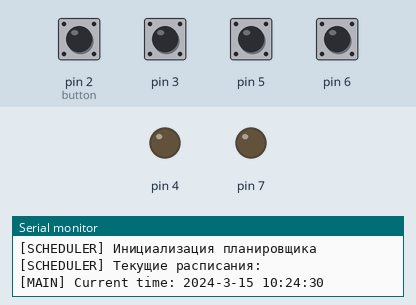
The program below on a simulated Arduino Uno, built with avr-gcc and run on an emulated ATmega328P. Parts: output pins drawn as LEDs (lit = HIGH), the last lines printed to the serial monitor. Inputs (shaded band) come from the test bench; at power-on: pin 2 (button), pin 3, pin 5, pin 6 HIGH. The local clock reads 2024-03-15 10:24:30 at power-on unless the program sets it.

Above: at 1.4 s.
1.5 s: pin 2 (button) pulled LOW for 1 s
At 2.8 s:
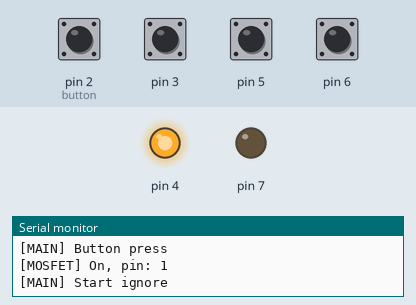
4.0 s: pin 5 pulled LOW for 1 s
At 4.7 s:
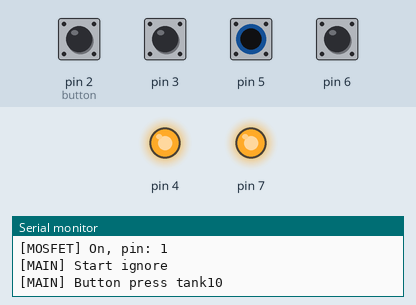
6.5 s: pin 3 pulled LOW for 1 s
At 7.3 s:
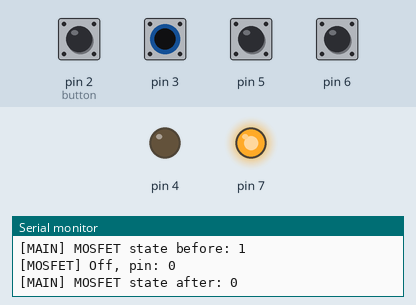
9.0 s: pin 6 pulled LOW for 1 s
At 10.4 s:
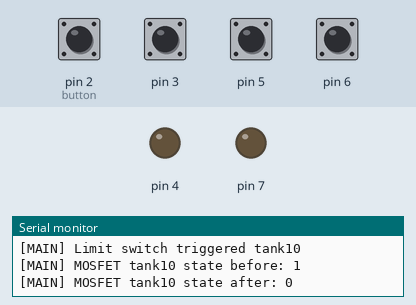
11.5 s: pin 2 (button) pulled LOW for 0.15 s
At 12.2 s:
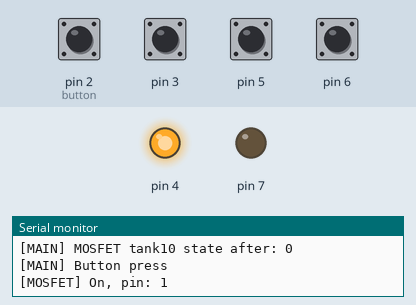
13.1 s: pin 5 pulled LOW for 0.15 s
At 14.7 s:
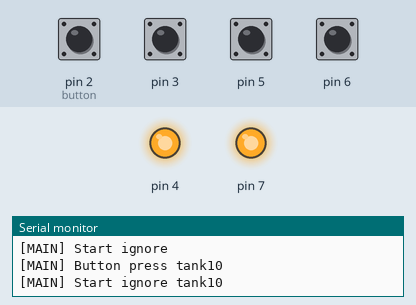
Timing chart, 0 to 15.7 s (numbered marks = the images above; inputs shaded):
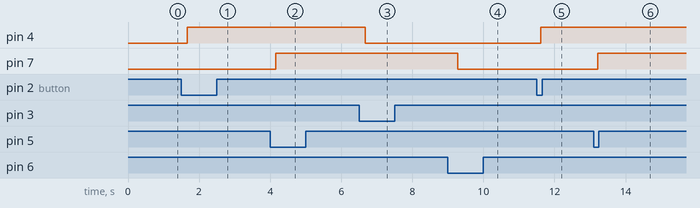

Measured:
- after the input at 1.5 s, pin 4: LOW → HIGH after 0.16 s
- after the input at 4.0 s, pin 7: LOW → HIGH after 0.16 s
- after the input at 6.5 s, pin 4: HIGH → LOW after 0.18 s
- after the input at 9.0 s, pin 7: HIGH → LOW after 0.27 s
- after the input at 11.5 s, pin 4: LOW → HIGH after 0.11 s
- after the input at 13.1 s, pin 7: LOW → HIGH after 0.11 s

The program:

main.cpp
```cpp
#include <Arduino.h>
#include "components/clock/clock.hpp"
#include "components/button/button.hpp"
#include "components/limit_switch/limit_switch.hpp"
#include "components/mosfet/mosfet.hpp"
#include "components/button_tank10/button_tank10.hpp"
#include "components/limit_switch_tank10/limit_switch_tank10.hpp"
#include "components/mosfet_tank10/mosfet_tank10.hpp"
#include "blocks/scheduler/scheduler.hpp"

// Инициализация компонентов
Clock clock;
Button button(2); // Пин 2 для кнопки
LimitSwitch limitSwitch(3); // Пин 3 для концевика
Mosfet mosfet(4); // Пин 4 для MOSFET
ButtonTank10 buttonTank10(5); // Пин 5 для кнопки tank10
LimitSwitchTank10 limitSwitchTank10(6); // Пин 6 для концевика tank10
MosfetTank10 mosfetTank10(7); // Пин 7 для MOSFET tank10
Scheduler scheduler;

// Тестовый режим
const bool TEST_MODE = false;
const unsigned long MOSFET_DELAY = 1000; // Задержка после включения MOSFET в мс
const unsigned long MOSFET_OFF_DELAY = 200; // Задержка после выключения MOSFET в мс
const unsigned long LIMIT_IGNORE_TIME = 5000; // Время игнорирования концевика в мс
const unsigned long SCHEDULE_CHECK_INTERVAL = 45000; // Интервал проверки расписания в мс

// Таймеры
unsigned long _limitIgnoreStartTime = 0;
bool _isLimitIgnored = false;
unsigned long _limitIgnoreStartTimeTank10 = 0;
bool _isLimitIgnoredTank10 = false;
unsigned long _lastScheduleCheck = 0;

void setup() {
    Serial.begin(9600);
    Serial.println(F("[MAIN] Init"));

    clock.init();
    button.init();
    limitSwitch.init();
    mosfet.init();
    buttonTank10.init();
    limitSwitchTank10.init();
    mosfetTank10.init();
    scheduler.init(&clock, &mosfet, &mosfetTank10);

    // Установка времени
    // DateTime currentTime(2025, 1, 1, 12, 0, 0);
    // clock.setTime(currentTime);

    // Добавляем расписание для основного бака
    // Понедельник
    scheduler.addSchedule(9, 0, 1, 1);
    scheduler.addSchedule(19, 0, 1, 1);

    // Вторник
    scheduler.addSchedule(9, 0, 2, 1);
    scheduler.addSchedule(19, 0, 2, 1);

    // Среда
    scheduler.addSchedule(9, 0, 3, 1);
    scheduler.addSchedule(19, 0, 3, 1);

    // Четверг
    scheduler.addSchedule(9, 0, 4, 1);
    scheduler.addSchedule(19, 0, 4, 1);

    // Пятница
    scheduler.addSchedule(9, 0, 5, 1);
    scheduler.addSchedule(19, 0, 5, 1);

    // Воскресенье
    scheduler.addSchedule(9, 0, 0, 1);
    scheduler.addSchedule(19, 0, 0, 1);

    // Добавляем расписание для tank10
    // Понедельник
    scheduler.addSchedule(20, 0, 1, 2);

    // Вторник
    scheduler.addSchedule(20, 0, 2, 2);

    // Среда
    scheduler.addSchedule(20, 0, 3, 2);

    // Четверг
    scheduler.addSchedule(20, 0, 4, 2);

    // Пятница
    scheduler.addSchedule(20, 0, 5, 2);

    // Воскресенье
    scheduler.addSchedule(20, 0, 0, 2);

    // Выводим текущее время
    DateTime now = clock.getTime();
    Serial.print(F("[MAIN] Current time: "));
    Serial.print(now.year());
    Serial.print(F("-"));
    Serial.print(now.month());
    Serial.print(F("-"));
    Serial.print(now.day());
    Serial.print(F(" "));
    Serial.print(now.hour());
    Serial.print(F(":"));
    Serial.print(now.minute());
    Serial.print(F(":"));
    Serial.println(now.second());
}

void loop() {
    unsigned long currentTime = millis();

    // Проверка таймера игнорирования концевика
    if (_isLimitIgnored && (currentTime - _limitIgnoreStartTime) > LIMIT_IGNORE_TIME) {
        _isLimitIgnored = false;
        Serial.println(F("[MAIN] End ignore"));
    }

    if (_isLimitIgnoredTank10 && (currentTime - _limitIgnoreStartTimeTank10) > LIMIT_IGNORE_TIME) {
        _isLimitIgnoredTank10 = false;
        Serial.println(F("[MAIN] End ignore tank10"));
    }

    if (TEST_MODE) {
        // Тест кнопки и MOSFET для основного бака
        if (button.isPressed() && !mosfet.isOn()) {
            Serial.println(F("[MAIN] Button press"));
            mosfet.turnOn();
            delay(MOSFET_DELAY);
            limitSwitch.reset();
            _limitIgnoreStartTime = currentTime;
            _isLimitIgnored = true;
            Serial.println(F("[MAIN] Start ignore"));
        }

        // Тест концевика для основного бака
        if (!_isLimitIgnored && mosfet.isOn() && limitSwitch.isTriggered()) {
            Serial.println(F("[MAIN] Limit switch triggered"));
            Serial.print(F("[MAIN] MOSFET state before: "));
            Serial.println(mosfet.isOn());
            mosfet.turnOff();
            Serial.print(F("[MAIN] MOSFET state after: "));
            Serial.println(mosfet.isOn());
        }

        // Тест кнопки и MOSFET для tank10
        if (buttonTank10.isPressed() && !mosfetTank10.isOn()) {
            Serial.println(F("[MAIN] Button press tank10"));
            mosfetTank10.turnOn();
            delay(MOSFET_DELAY);
            limitSwitchTank10.reset();
            _limitIgnoreStartTimeTank10 = currentTime;
            _isLimitIgnoredTank10 = true;
            Serial.println(F("[MAIN] Start ignore tank10"));
        }

        // Тест концевика для tank10
        if (!_isLimitIgnoredTank10 && mosfetTank10.isOn() && limitSwitchTank10.isTriggered()) {
            Serial.println(F("[MAIN] Limit switch triggered tank10"));
            Serial.print(F("[MAIN] MOSFET tank10 state before: "));
            Serial.println(mosfetTank10.isOn());
            mosfetTank10.turnOff();
            Serial.print(F("[MAIN] MOSFET tank10 state after: "));
            Serial.println(mosfetTank10.isOn());
        }

        // Тест расписания с интервалом
        if ((currentTime - _lastScheduleCheck) >= SCHEDULE_CHECK_INTERVAL) {
            _lastScheduleCheck = currentTime;

            // Проверка основного бака
            if (scheduler.shouldActivate(1)) {
                Serial.println(F("[MAIN] Schedule main tank"));
                mosfet.turnOn();
                delay(MOSFET_DELAY);
                limitSwitch.reset();
                _limitIgnoreStartTime = currentTime;
                _isLimitIgnored = true;
                Serial.println(F("[MAIN] Start ignore"));
            }

            // Проверка tank10
            if (scheduler.shouldActivate(2)) {
                Serial.println(F("[MAIN] Schedule tank10"));
                mosfetTank10.turnOn();
                delay(MOSFET_DELAY);
                limitSwitchTank10.reset();
                _limitIgnoreStartTimeTank10 = currentTime;
                _isLimitIgnoredTank10 = true;
                Serial.println(F("[MAIN] Start ignore tank10"));
            }
        }
    } else {
        // Нормальный режим работы
        // Обработка основного бака
        if (button.isPressed() && !mosfet.isOn()) {
            Serial.println(F("[MAIN] Button press"));
            mosfet.turnOn();
            delay(MOSFET_DELAY);
            limitSwitch.reset();
            _limitIgnoreStartTime = currentTime;
            _isLimitIgnored = true;
            Serial.println(F("[MAIN] Start ignore"));
        }

        if (!_isLimitIgnored && mosfet.isOn() && limitSwitch.isTriggered()) {
            Serial.println(F("[MAIN] Limit switch triggered"));
            Serial.print(F("[MAIN] MOSFET state before: "));
            Serial.println(mosfet.isOn());
            mosfet.turnOff();
            Serial.print(F("[MAIN] MOSFET state after: "));
            Serial.println(mosfet.isOn());
        }

        // Обработка tank10
        if (buttonTank10.isPressed() && !mosfetTank10.isOn()) {
            Serial.println(F("[MAIN] Button press tank10"));
            mosfetTank10.turnOn();
            delay(MOSFET_DELAY);
            limitSwitchTank10.reset();
            _limitIgnoreStartTimeTank10 = currentTime;
            _isLimitIgnoredTank10 = true;
            Serial.println(F("[MAIN] Start ignore tank10"));
        }

        if (!_isLimitIgnoredTank10 && mosfetTank10.isOn() && limitSwitchTank10.isTriggered()) {
            Serial.println(F("[MAIN] Limit switch triggered tank10"));
            Serial.print(F("[MAIN] MOSFET tank10 state before: "));
            Serial.println(mosfetTank10.isOn());
            mosfetTank10.turnOff();
            Serial.print(F("[MAIN] MOSFET tank10 state after: "));
            Serial.println(mosfetTank10.isOn());
        }

        // Проверка расписания с интервалом
        if ((currentTime - _lastScheduleCheck) >= SCHEDULE_CHECK_INTERVAL) {
            _lastScheduleCheck = currentTime;

            // Проверка основного бака
            if (scheduler.shouldActivate(1)) {
                Serial.println(F("[MAIN] Schedule main tank"));
                mosfet.turnOn();
                delay(MOSFET_DELAY);
                limitSwitch.reset();
                _limitIgnoreStartTime = currentTime;
                _isLimitIgnored = true;
                Serial.println(F("[MAIN] Start ignore"));
            }

            // Проверка tank10
            if (scheduler.shouldActivate(2)) {
                Serial.println(F("[MAIN] Schedule tank10"));
                mosfetTank10.turnOn();
                delay(MOSFET_DELAY);
                limitSwitchTank10.reset();
                _limitIgnoreStartTimeTank10 = currentTime;
                _isLimitIgnoredTank10 = true;
                Serial.println(F("[MAIN] Start ignore tank10"));
            }
        }
    }
    delay(100);
}
```

button.hpp
```cpp
#pragma once

#include <Arduino.h>

class Button {
private:
    uint8_t _pin;
    bool _lastState;
    unsigned long _lastDebounceTime;
    const unsigned long _debounceDelay = 50;

public:
    Button(uint8_t pin) : _pin(pin), _lastState(false), _lastDebounceTime(0) {}

    void init() {
        pinMode(_pin, INPUT_PULLUP);
        Serial.println("[BUTTON] Инициализация кнопки");
    }

    bool isPressed() {
        bool currentState = digitalRead(_pin) == LOW;

        if (currentState != _lastState) {
            _lastDebounceTime = millis();
        }

        if ((millis() - _lastDebounceTime) > _debounceDelay) {
            if (currentState) {
                _lastState = currentState;
                return true;
            }
        }

        _lastState = currentState;
        return false;
    }
}; 
```

clock.hpp
```cpp
#pragma once

#include <RTClib.h>

class Clock {
private:
    RTC_DS1307 _rtc;

public:
    Clock() {}

    void init() {
        Serial.println("[CLOCK] Инициализация часов DS1307");
        if (!_rtc.begin()) {
            Serial.println("[CLOCK] Ошибка инициализации RTC");
            return;
        }

        if (!_rtc.isrunning()) {
            Serial.println("[CLOCK] RTC не запущен, устанавливаем время по умолчанию");
            _rtc.adjust(DateTime(F(__DATE__), F(__TIME__)));
        }
    }

    DateTime getTime() {
        return _rtc.now();
    }

    void setTime(const DateTime& dt) {
        Serial.print("[CLOCK] Установка времени: ");
        Serial.print(dt.hour());
        Serial.print(":");
        Serial.println(dt.minute());
        _rtc.adjust(dt);
    }

    uint8_t getDayOfWeek() {
        return _rtc.now().dayOfTheWeek();
    }
}; 
```

limit_switch.hpp
```cpp
#pragma once

#include <Arduino.h>

class LimitSwitch {
private:
    uint8_t _pin;
    bool _lastState;

public:
    LimitSwitch(uint8_t pin) : _pin(pin), _lastState(false) {}

    void init() {
        pinMode(_pin, INPUT_PULLUP);
        _lastState = digitalRead(_pin) == LOW;
        Serial.println(F("[LIMIT_SWITCH] Init"));
    }

    void reset() {
        _lastState = digitalRead(_pin) == LOW;
    }

    bool isTriggered() {
        bool currentState = digitalRead(_pin) == LOW;
        if (currentState != _lastState) {
            _lastState = currentState;
            return currentState;
        }
        return false;
    }
}; 
```

mosfet.hpp
```cpp
#pragma once

#include <Arduino.h>

class Mosfet {
private:
    uint8_t _pin;
    bool _isOn;

public:
    Mosfet(uint8_t pin) : _pin(pin), _isOn(false) {}

    void init() {
        pinMode(_pin, OUTPUT);
        digitalWrite(_pin, LOW);
        Serial.print(F("[MOSFET] Init pin "));
        Serial.println(_pin);
    }

    void turnOn() {
        digitalWrite(_pin, HIGH);
        _isOn = true;
        Serial.print(F("[MOSFET] On, pin: "));
        Serial.println(digitalRead(_pin));
    }

    void turnOff() {
        digitalWrite(_pin, LOW);
        _isOn = false;
        Serial.print(F("[MOSFET] Off, pin: "));
        Serial.println(digitalRead(_pin));
    }

    bool isOn() const {
        return digitalRead(_pin) == HIGH;
    }
}; 
```

scheduler.cpp
```cpp
#include "blocks/scheduler/scheduler.hpp"

Scheduler::Scheduler() : _clock(nullptr), _mosfet(nullptr), _mosfetTank10(nullptr), _scheduleCount(0) {}

const char* getDayName(uint8_t day) {
    switch(day) {
        case 0: return "Воскресенье";
        case 1: return "Понедельник";
        case 2: return "Вторник";
        case 3: return "Среда";
        case 4: return "Четверг";
        case 5: return "Пятница";
        case 6: return "Суббота";
        default: return "Неизвестный день";
    }
}

void Scheduler::init(Clock* clock, Mosfet* mosfet, MosfetTank10* mosfetTank10) {
    _clock = clock;
    _mosfet = mosfet;
    _mosfetTank10 = mosfetTank10;

    Serial.println(F("[SCHEDULER] Инициализация планировщика"));
    Serial.println(F("[SCHEDULER] Текущие расписания:"));

    for (uint8_t i = 0; i < _scheduleCount; i++) {
        Serial.print(F("[SCHEDULER] Бак "));
        Serial.print(_schedules[i].tankId);
        Serial.print(F(": "));
        Serial.print(_schedules[i].hour);
        Serial.print(F(":"));
        Serial.print(_schedules[i].minute);
        Serial.print(F(" День недели: "));
        Serial.println(getDayName(_schedules[i].dayOfWeek));
    }
}

void Scheduler::addSchedule(uint8_t hour, uint8_t minute, uint8_t dayOfWeek, uint8_t tankId) {
    if (_scheduleCount < MAX_SCHEDULES) {
        _schedules[_scheduleCount] = {hour, minute, dayOfWeek, tankId};
        _scheduleCount++;
    }
}

bool Scheduler::shouldActivate(uint8_t tankId) {
    if (!_clock || !_mosfet || !_mosfetTank10) return false;

    DateTime now = _clock->getTime();
    uint8_t currentDay = now.dayOfTheWeek();
    uint8_t currentHour = now.hour();
    uint8_t currentMinute = now.minute();

    // Вывод расписаний для текущего дня
    Serial.println(F("[SCHEDULER] Расписания на сегодня:"));
    for (uint8_t i = 0; i < _scheduleCount; i++) {
        if (_schedules[i].dayOfWeek == currentDay) {
            Serial.print(F("[SCHEDULER] Бак "));
            Serial.print(_schedules[i].tankId);
            Serial.print(F(": "));
            Serial.print(_schedules[i].hour);
            Serial.print(F(":"));
            Serial.println(_schedules[i].minute);
        }
    }

    for (uint8_t i = 0; i < _scheduleCount; i++) {
        if (_schedules[i].tankId == tankId &&
            _schedules[i].dayOfWeek == currentDay &&
            _schedules[i].hour == currentHour &&
            _schedules[i].minute == currentMinute) {

            if (tankId == 1 && !_mosfet->isOn()) {
                return true;
            } else if (tankId == 2 && !_mosfetTank10->isOn()) {
                return true;
            }
        }
    }

    return false;
} 
```

scheduler.hpp
```cpp
#pragma once

#include <Arduino.h>
#include "components/clock/clock.hpp"
#include "components/mosfet/mosfet.hpp"
#include "components/mosfet_tank10/mosfet_tank10.hpp"

struct Schedule {
    uint8_t hour;
    uint8_t minute;
    uint8_t dayOfWeek;
    uint8_t tankId; // 1 - основной бак, 2 - tank10
};

class Scheduler {
private:
    Clock* _clock;
    Mosfet* _mosfet;
    MosfetTank10* _mosfetTank10;
    static const uint8_t MAX_SCHEDULES = 32;
    Schedule _schedules[MAX_SCHEDULES];
    uint8_t _scheduleCount;

public:
    Scheduler();
    void init(Clock* clock, Mosfet* mosfet, MosfetTank10* mosfetTank10);
    void addSchedule(uint8_t hour, uint8_t minute, uint8_t dayOfWeek, uint8_t tankId);
    bool shouldActivate(uint8_t tankId);
}; 
```

button_tank10.cpp
```cpp
#include "button_tank10.hpp"

ButtonTank10::ButtonTank10(uint8_t pin) : _pin(pin), _lastState(HIGH), _lastDebounceTime(0) {}

void ButtonTank10::init() {
    pinMode(_pin, INPUT_PULLUP);
}

bool ButtonTank10::isPressed() {
    bool currentState = digitalRead(_pin);

    if (currentState != _lastState) {
        _lastDebounceTime = millis();
    }

    if ((millis() - _lastDebounceTime) > DEBOUNCE_DELAY) {
        if (currentState == LOW) {
            _lastState = currentState;
            return true;
        }
    }

    _lastState = currentState;
    return false;
} 
```

button_tank10.hpp
```cpp
#pragma once

#include <Arduino.h>

class ButtonTank10 {
private:
    uint8_t _pin;
    bool _lastState;
    unsigned long _lastDebounceTime;
    static const unsigned long DEBOUNCE_DELAY = 50;

public:
    ButtonTank10(uint8_t pin);
    void init();
    bool isPressed();
}; 
```

limit_switch_tank10.cpp
```cpp
#include "limit_switch_tank10.hpp"

LimitSwitchTank10::LimitSwitchTank10(uint8_t pin) : _pin(pin), _lastState(false) {}

void LimitSwitchTank10::init() {
    pinMode(_pin, INPUT_PULLUP);
    _lastState = digitalRead(_pin) == LOW;
}

bool LimitSwitchTank10::isTriggered() {
    bool currentState = digitalRead(_pin) == LOW;
    if (currentState != _lastState) {
        _lastState = currentState;
        return currentState;
    }
    return false;
}

void LimitSwitchTank10::reset() {
    _lastState = digitalRead(_pin) == LOW;
} 
```

limit_switch_tank10.hpp
```cpp
#pragma once

#include <Arduino.h>

class LimitSwitchTank10 {
private:
    uint8_t _pin;
    bool _lastState;

public:
    LimitSwitchTank10(uint8_t pin);
    void init();
    bool isTriggered();
    void reset();
}; 
```

mosfet_tank10.cpp
```cpp
#include "mosfet_tank10.hpp"

MosfetTank10::MosfetTank10(uint8_t pin) : _pin(pin), _isOn(false) {}

void MosfetTank10::init() {
    pinMode(_pin, OUTPUT);
    digitalWrite(_pin, LOW);
}

void MosfetTank10::turnOn() {
    digitalWrite(_pin, HIGH);
    _isOn = true;
}

void MosfetTank10::turnOff() {
    digitalWrite(_pin, LOW);
    _isOn = false;
}

bool MosfetTank10::isOn() const {
    return digitalRead(_pin) == HIGH;
} 
```

mosfet_tank10.hpp
```cpp
#pragma once

#include <Arduino.h>

class MosfetTank10 {
private:
    uint8_t _pin;
    bool _isOn;

public:
    MosfetTank10(uint8_t pin);
    void init();
    void turnOn();
    void turnOff();
    bool isOn() const;
}; 
```
